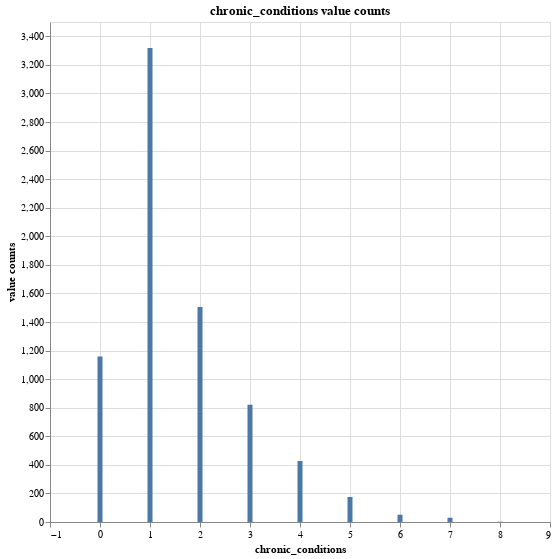

The notebook cell saved with this chart:
### Markdown cell above
## `chronic_conditions` 
The number of chronic health conditions reported, generated with a Poisson distribution (Mean: 2). The variable is ordinal. The most populated number of chronic conditions is `1`
![image.png](attachment:bf3df40e-6f36-444f-910f-f442c895bbe9.png)

### Code cell
df.group_by('chronic_conditions').len().rename({'len':'value counts'}).plot.bar(x='chronic_conditions', y='value counts').properties(width=500, height=500, title="chronic_conditions value counts")

### Figure 1 — Vega-Lite specification as saved in the notebook (floating-point values rounded to 4 significant figures)
{"config": {"view": {"continuousWidth": 300, "continuousHeight": 300}}, "data": {"name": "data-a53ffdafaebbd50b99dd470faa2aba6d"}, "mark": {"type": "bar", "tooltip": true}, "encoding": {"x": {"field": "chronic_conditions", "type": "quantitative"}, "y": {"field": "value counts", "type": "quantitative"}}, "height": 500, "params": [{"name": "param_8", "select": {"type": "interval", "encodings": ["x", "y"]}, "bind": "scales"}], "title": "chronic_conditions value counts", "width": 500, "$schema": "https://vega.github.io/schema/vega-lite/v5.20.1.json", "datasets": {"data-a53ffdafaebbd50b99dd470faa2aba6d": [{"chronic_conditions": 0, "value counts": 1159}, {"chronic_conditions": 6, "value counts": 51}, {"chronic_conditions": 1, "value counts": 3318}, {"chronic_conditions": 4, "value counts": 427}, {"chronic_conditions": 7, "value counts": 30}, {"chronic_conditions": 8, "value counts": 2}, {"chronic_conditions": 3, "value counts": 821}, {"chronic_conditions": 5, "value counts": 175}, {"chronic_conditions": 2, "value counts": 1505}]}}
